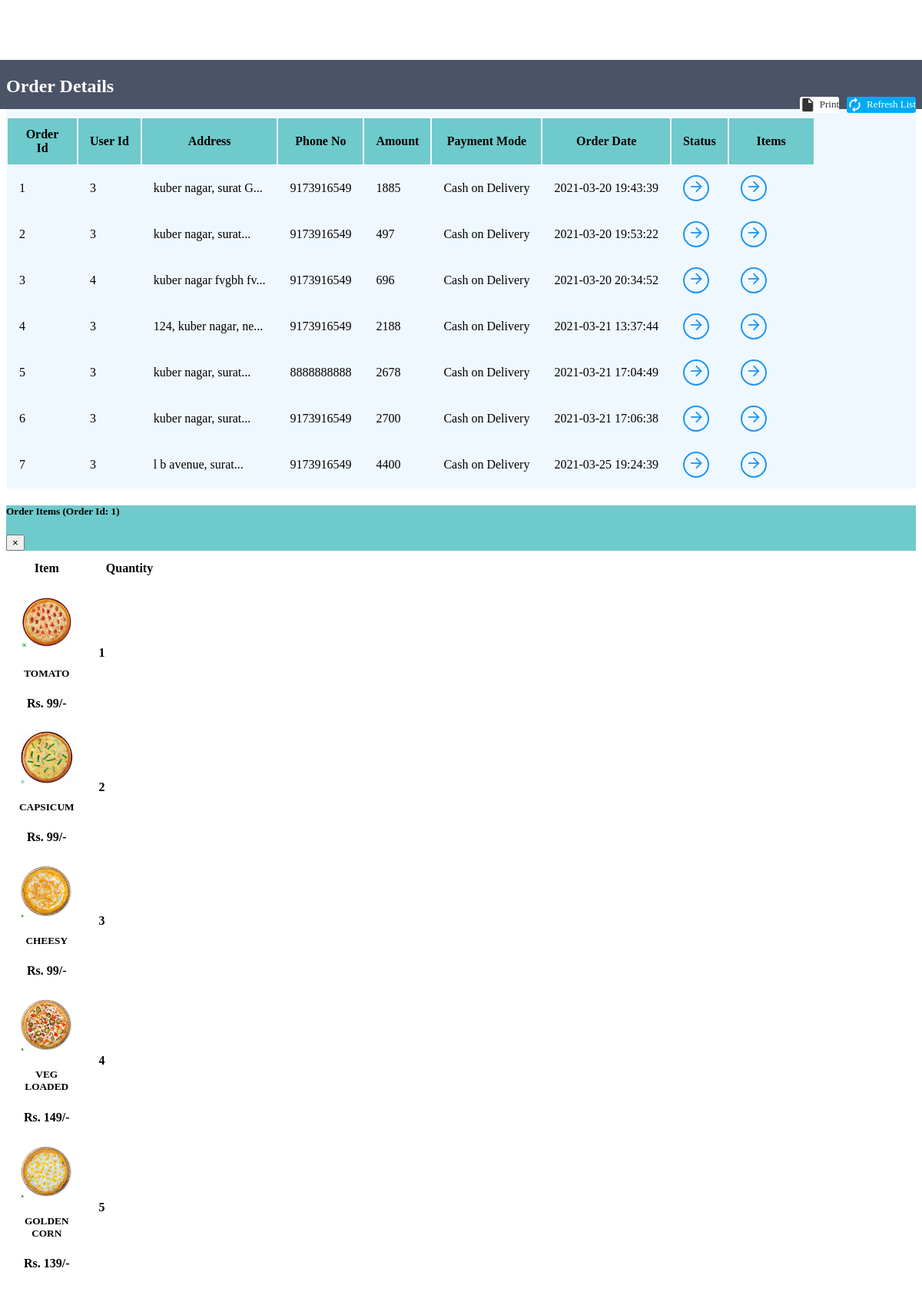
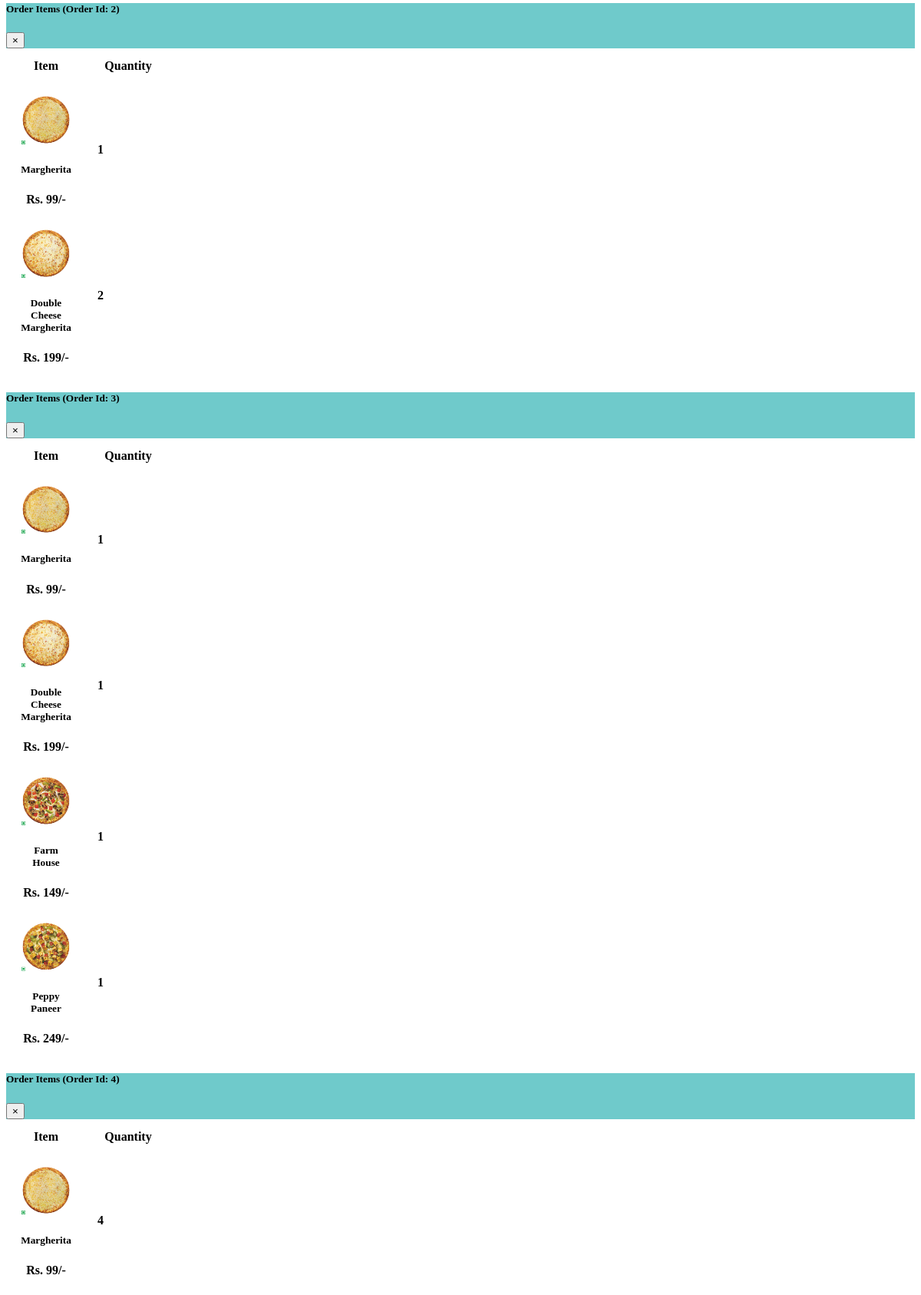
Page /admin/orderManage.php (upper part) on the committed database (2 pictures, top to bottom).
### tables this page shows
CREATE TABLE `orders` (
  `orderId` int(21) NOT NULL,
  `userId` int(21) NOT NULL,
  `address` varchar(255) NOT NULL,
  `zipCode` int(21) NOT NULL,
  `phoneNo` bigint(21) NOT NULL,
  `amount` int(200) NOT NULL,
  `paymentMode` enum('0','1') NOT NULL DEFAULT '0' COMMENT '0=cash on delivery, \r\n1=online ',
  `orderStatus` enum('0','1','2','3','4','5','6') NOT NULL DEFAULT '0' COMMENT '0=Order Placed.\r\n1=Order Confirmed.\r\n2=Preparing your Order.\r\n3=Your order is on the way!\r\n4=Order Delivered.\r\n5=Order Denied.\r\n6=Order Cancelled.',
  `orderDate` datetime NOT NULL DEFAULT current_timestamp()
);

CREATE TABLE `orderitems` (
  `id` int(21) NOT NULL,
  `orderId` int(21) NOT NULL,
  `pizzaId` int(21) NOT NULL,
  `itemQuantity` int(100) NOT NULL
);

CREATE TABLE `pizza` (
  `pizzaId` int(12) NOT NULL,
  `pizzaName` varchar(255) NOT NULL,
  `pizzaPrice` int(12) NOT NULL,
  `pizzaDesc` text NOT NULL,
  `pizzaCategorieId` int(12) NOT NULL,
  `pizzaPubDate` datetime NOT NULL DEFAULT current_timestamp()
);

### admin/orderManage.php (the view, shortened to what this page needs)
<div class="container" style="margin-top:98px;background: aliceblue;">
    <div class="table-wrapper">
        <div class="table-title" style="border-radius: 14px;">
            <div class="row">
                <div class="col-sm-4">
                    <h2>Order <b>Details</b></h2>
                </div>
                <div class="col-sm-8">
                    <a href="" class="btn btn-primary"><i class="material-icons">&#xE863;</i> <span>Refresh List</span></a>
                    <a href="#" onclick="window.print()" class="btn btn-info"><i class="material-icons">&#xE24D;</i> <span>Print</span></a>
                </div>
            </div>
        </div>
        <table class="table table-striped table-hover text-center">
            <thead style="background-color: rgb(111 202 203);">
                <tr>
                    <th>Order Id</th>
                    <th>User Id</th>
                    <th>Address</th>
                    <th>Phone No</th>
                    <th>Amount</th>
                    <th>Payment Mode</th>
                    <th>Order Date</th>
                    <th>Status</th>
                    <th>Items</th>
                </tr>
            </thead>
            <tbody>
                <?php
                    $sql = "SELECT * FROM `orders`";
                    $result = mysqli_query($conn, $sql);
                    while($row = mysqli_fetch_assoc($result)){
                        $Id = $row['userId'];
                        $orderId = $row['orderId'];
                        $address = $row['address'];
                        $phoneNo = $row['phoneNo'];
                        $amount = $row['amount'];
                        $orderDate = $row['orderDate'];
                        $paymentMode = $row['paymentMode'];
                        if($paymentMode == 0) {
                            $paymentMode = "Cash on Delivery";
                        }
                        else {
                            $paymentMode = "Online";
                        }
                        echo '<tr>
                                <td>' . $orderId . '</td>
                                <td>' . $Id . '</td>
                                <td data-toggle="tooltip" title="' .$address. '">' . substr($address, 0, 20) . '...</td>
                                <td>' . $phoneNo . '</td>
                                <td>' . $amount . '</td>
                                <td>' . $paymentMode . '</td>
                                <td>' . $orderDate . '</td>
                                <td><a href="#" data-toggle="modal" data-target="#orderStatus' . $orderId . '" class="view"><i class="material-icons">&#xE5C8;</i></a></td>
                                <td><a href="#" data-toggle="modal" data-target="#orderItem' . $orderId . '" class="view" title="View Details"><i class="material-icons">&#xE5C8;</i></a></td>
                            </tr>';
                    }
                ?>
            </tbody>
        </table>
    </div>
</div>
<?php
    include 'partials/_orderItemModal.php';
?>

### admin/partials/_orderItemModal.php (shortened to what this page needs)
<?php
    $itemModalSql = "SELECT * FROM `orders`";
    $itemModalResult = mysqli_query($conn, $itemModalSql);
    while($itemModalRow = mysqli_fetch_assoc($itemModalResult)){
        $orderid = $itemModalRow['orderId'];
?>
<div class="modal fade" id="orderItem<?php echo $orderid; ?>" tabindex="-1" role="dialog" aria-labelledby="orderItem<?php echo $orderid; ?>" aria-hidden="true" style="width: -webkit-fill-available;">
    <div class="modal-dialog modal-dialog-centered modal-lg" role="document">
        <div class="modal-content">
            <div class="modal-header" style="background-color: rgb(111 202 203);">
                <h5 class="modal-title" id="orderItem<?php echo $orderid; ?>">Order Items (<b>Order Id: <?php echo $orderid; ?></b>)</h5>
                <button type="button" class="close" data-dismiss="modal" aria-label="Close">
                    <span aria-hidden="true">&times;</span>
                </button>
            </div>
            <div class="modal-body">
                <div class="container">
                    <div class="row">
                        <div class="table-responsive">
                            <table class="table text">
                            <thead>
                                <tr>
                                <th scope="col" class="border-0 bg-light">
                                    <div class="px-3">Item</div>
                                </th>
                                <th scope="col" class="border-0 bg-light">
                                    <div class="text-center">Quantity</div>
                                </th>
                                </tr>
                            </thead>
                            <tbody>
                                <?php
                                    $mysql = "SELECT * FROM `orderitems` WHERE orderId = $orderid";
                                    $myresult = mysqli_query($conn, $mysql);
                                    while($myrow = mysqli_fetch_assoc($myresult)){
                                        $pizzaId = $myrow['pizzaId'];
                                        $itemQuantity = $myrow['itemQuantity'];
                                        $itemsql = "SELECT * FROM `pizza` WHERE pizzaId = $pizzaId";
                                        $itemresult = mysqli_query($conn, $itemsql);
                                        $itemrow = mysqli_fetch_assoc($itemresult);
                                        $pizzaName = $itemrow['pizzaName'];
                                        $pizzaPrice = $itemrow['pizzaPrice'];
                                        echo '<tr>
                                                <th scope="row">
                                                    <div class="p-2">
                                                    <img src="/OnlinePizzaDelivery/img/pizza-'.$pizzaId. '.jpg" alt="" width="70" class="img-fluid rounded shadow-sm">
                                                    <div class="ml-3 d-inline-block align-middle">
                                                        <h5 class="mb-0"> '.$pizzaName. '</h5><span class="text-muted font-weight-normal font-italic d-block">Rs. ' .$pizzaPrice. '/-</span>
                                                    </div>
                                                    </div>
                                                </th>
                                                <td class="align-middle text-center"><strong>' .$itemQuantity. '</strong></td>
                                            </tr>';
                                    }
                                ?>
                            </tbody>
                            </table>
                        </div>
                    </div>
                </div>
            </div>
        </div>
    </div>
</div>
<?php
    }
?>

### admin/orderManage.php (style rules this page uses)
.table-wrapper .btn { float: right; color: #333; background-color: #fff; border-radius: 3px; border: none; outline: none !important; margin-left: 10px; }
.table-wrapper .btn.btn-primary { color: #fff; background: #03A9F4; }
.table-title .btn { font-size: 13px; border: none; }
.table-title .btn i { float: left; font-size: 21px; margin-right: 5px; }
.table-title .btn span { float: left; margin-top: 2px; }
.table-title { color: #fff; background: #4b5366; padding: 16px 25px; margin: -20px -25px 10px; border-radius: 3px 3px 0 0; }
.table-title h2 { margin: 5px 0 0; font-size: 24px; }
table.table tr th, table.table tr td { border-color: #e9e9e9; padding: 12px 15px; vertical-align: middle; }
table.table tr th:first-child { width: 60px; }
table.table tr th:last-child { width: 80px; }
table.table td a { font-weight: bold; color: #566787; display: inline-block; text-decoration: none; }
table.table td a.view { width: 30px; height: 30px; color: #2196F3; border: 2px solid; border-radius: 30px; text-align: center; }
table.table td a.view i { font-size: 22px; margin: 2px 0 0 1px; }
table { counter-reset: section; }

### rows in the picture
orders: orderId "1", userId "3", address "kuber nagar, surat G", phoneNo "9173916549", amount "1885", paymentMode "Cash on Delivery", orderDate "2021-03-20 19:43:39"
orders: orderId "2", userId "3", address "kuber nagar, surat", phoneNo "9173916549", amount "497", paymentMode "Cash on Delivery", orderDate "2021-03-20 19:53:22"
orders: orderId "3", userId "4", address "kuber nagar fvgbh fv", phoneNo "9173916549", amount "696", paymentMode "Cash on Delivery", orderDate "2021-03-20 20:34:52"
orders: orderId "4", userId "3", address "124, kuber nagar, ne", phoneNo "9173916549", amount "2188", paymentMode "Cash on Delivery", orderDate "2021-03-21 13:37:44"
orders: orderId "5", userId "3", address "kuber nagar, surat", phoneNo "8888888888", amount "2678", paymentMode "Cash on Delivery", orderDate "2021-03-21 17:04:49"
orders: orderId "6", userId "3", address "kuber nagar, surat", phoneNo "9173916549", amount "2700", paymentMode "Cash on Delivery", orderDate "2021-03-21 17:06:38"
orders: orderId "7", userId "3", address "l b avenue, surat", phoneNo "9173916549", amount "4400", paymentMode "Cash on Delivery", orderDate "2021-03-25 19:24:39"
orderitems: shows a picture, pizzaId.pizzaName "TOMATO", pizzaId.pizzaPrice "99", itemQuantity "1"
orderitems: shows a picture, pizzaId.pizzaName "CAPSICUM", pizzaId.pizzaPrice "99", itemQuantity "2"
orderitems: shows a picture, pizzaId.pizzaName "CHEESY", pizzaId.pizzaPrice "99", itemQuantity "3"
orderitems: shows a picture, pizzaId.pizzaName "VEG LOADED", pizzaId.pizzaPrice "149", itemQuantity "4"
orderitems: shows a picture, pizzaId.pizzaName "GOLDEN CORN", pizzaId.pizzaPrice "139", itemQuantity "5"
orderitems: pizzaId.pizzaName "Margherita", pizzaId.pizzaPrice "99", itemQuantity "1"
orderitems: pizzaId.pizzaName "Double Cheese Margherita", pizzaId.pizzaPrice "199", itemQuantity "2"
orderitems: pizzaId.pizzaName "Margherita", pizzaId.pizzaPrice "99", itemQuantity "1"
orderitems: pizzaId.pizzaName "Double Cheese Margherita", pizzaId.pizzaPrice "199", itemQuantity "1"
orderitems: shows a picture, pizzaId.pizzaName "Farm House", pizzaId.pizzaPrice "149", itemQuantity "1"
orderitems: shows a picture, pizzaId.pizzaName "Peppy Paneer", pizzaId.pizzaPrice "249", itemQuantity "1"
orderitems: pizzaId.pizzaName "Margherita", pizzaId.pizzaPrice "99", itemQuantity "4"
